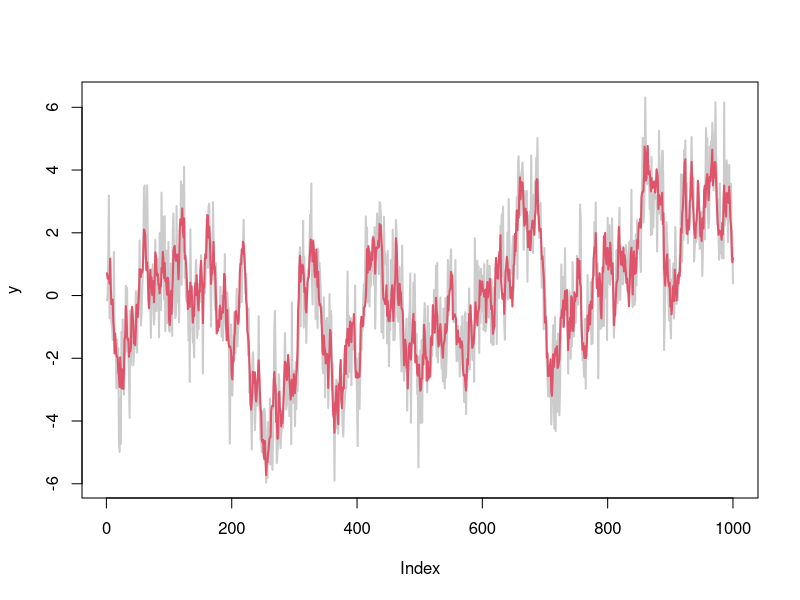

The R script that drew this image:
rm(list=ls(all=TRUE))
#set.seed(1)
q025  = function(x) quantile(x,0.025)
q975  = function(x) quantile(x,0.975)
bst2b = function(x) 1/(1+exp(-x))
b2bst = function(x) log(x)-log(1-x)

nn       = 1000
alpha.tr = 0.01
beta.tr  = 0.95
tau.tr   = 0.5
sig.tr   = 1
x.tr     = rep(NA,nn)
signaltonoise=tau.tr/sig.tr

x0.tr    = rnorm(1,alpha.tr/(1-beta.tr),sqrt(tau.tr^2/(1-beta.tr^2)))
x.tr[1]  = rnorm(1,alpha.tr+beta.tr*x0.tr,tau.tr)
for(t in 2:nn) x.tr[t] = rnorm(1,alpha.tr+beta.tr*x.tr[t-1],tau.tr)
y        = rnorm(nn,x.tr,sig.tr)

par(mfrow=c(1,1))
plot(y,type='l',lwd=2,col='gray80')
lines(x.tr,col=2,lwd=2)

N   = 100000 #number of particles
# ONLY filtering
# resample-propagate-resample
xss = matrix(NA,ncol=3,nrow=nn)
x0  = rnorm(N,alpha.tr/(1-beta.tr),sqrt(tau.tr^2/(1-beta.tr^2)))
for(t in 1:nn){
    ws  = dnorm(y[t],alpha.tr+beta.tr*x0,sig.tr)
    ind = sample(N,prob = ws,replace = TRUE)
    xs  = rnorm(N,alpha.tr+beta.tr*x0[ind],tau.tr)
    ws2 = dnorm(y[t],xs,sig.tr)/ws[ind]
    ind = sample(N,prob = ws2,replace = TRUE)
    x0  = xs[ind]
    xss[t,] = c(q025(x0),median(x0),q975(x0))
}
